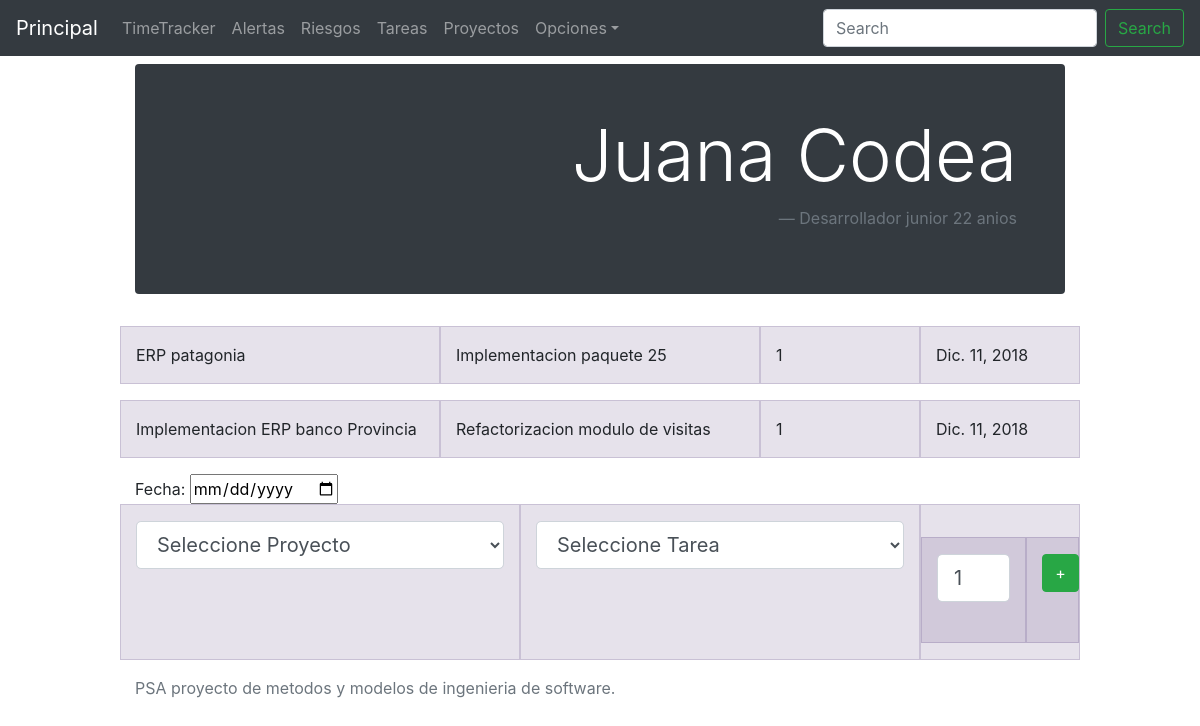
Page /timeTracker/detail/2/ on the earlier database version.
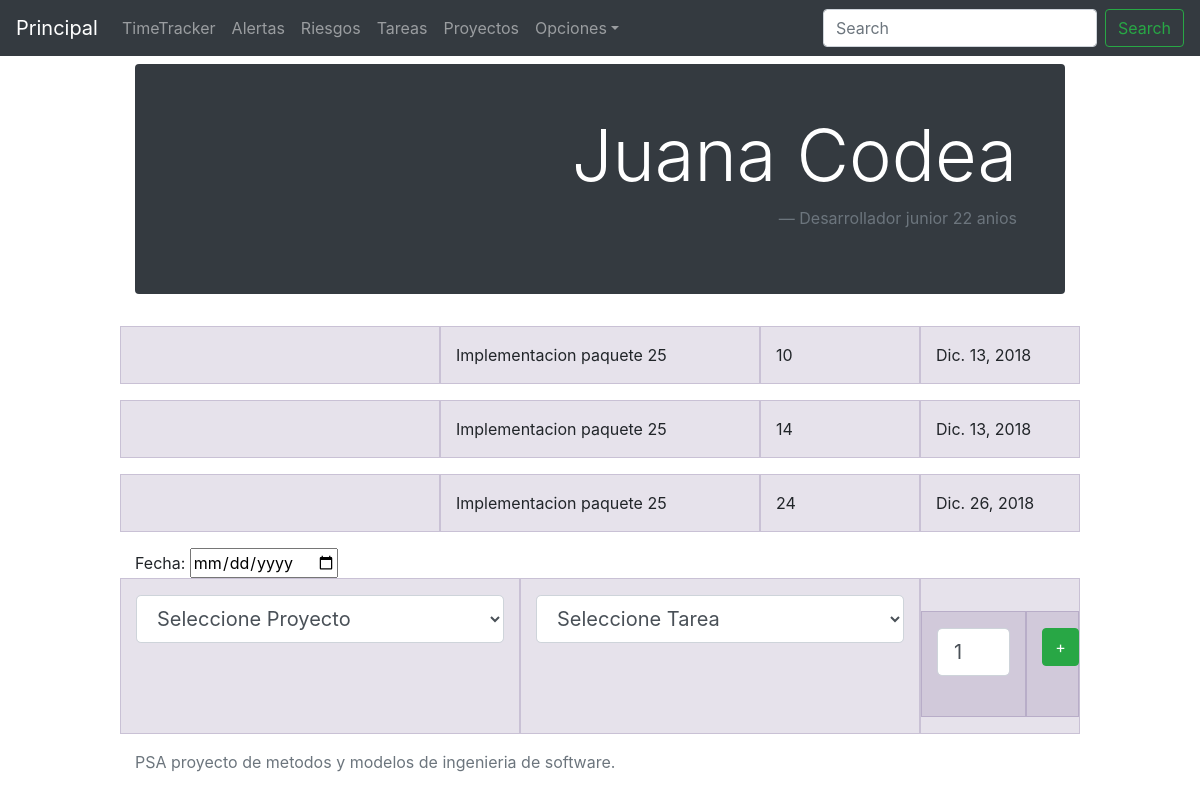
Same page on the later database version.
### timeTracker/models.py (models this page shows, shortened)
class Horas(models.Model):
	desarrollador = models.ForeignKey(Desarrollador, on_delete=models.CASCADE, blank= True, null=True)
	tarea = models.ForeignKey(Tarea, on_delete=models.SET_NULL, blank= True, null=True)
	cantidad = models.IntegerField(validators=[MinValueValidator(0)])
	fecha = models.DateTimeField(auto_now_add=False, blank=False)

class Tarea(models.Model):
	nombre = models.CharField(max_length=200)
	proyecto = models.ForeignKey(Proyecto, blank= True, null=True, on_delete=models.SET_NULL)
	responsable = models.ForeignKey(Desarrollador, blank= True, null=True, on_delete=models.SET_NULL)

class Proyecto(models.Model):
	nombre= models.CharField(max_length=200)

### timeTracker/views.py (the view)
# urls.py: url(r'^detail/(?P<desarrollador_id>[0-9]+)/$', views.detail, name='detail'),
def detail(request, desarrollador_id):
	return renderDetail(request, desarrollador_id, [])

### timeTracker/models.py (called while the page is built)
	def __str__(self):
		return self.nombre+' '+self.apellido

### timeTracker/views.py (called while the page is built)
def fillGlobalDictionary():
	global tareasPorProyecto
	tareasPorProyecto = {}
	for proyecto in Proyecto.objects.all():
		tareas = []
		for tarea in proyecto.tarea_set.all():
			tareas.append(tarea.nombre)
		tareasPorProyecto[proyecto.nombre] = tareas
	return tareasPorProyecto;

def renderDetail(request, desarrollador_id, errors):
	desarrollador = get_object_or_404(Desarrollador, pk=desarrollador_id)
	fillGlobalDictionary()
	global tareasPorProyecto
	proyectos = Proyecto.objects.all()
	context = {'desarrollador': desarrollador,'proyectos':proyectos, 'tareasPorProyecto':json.dumps(tareasPorProyecto), 'errors': errors}
	return render(request, 'timeTracker/detail.html', context)

### timeTracker/templates/timeTracker/detail.html (shortened to what this page needs)
{% extends "base.html" %}
{% block content %}
<div class="jumbotron p-3 p-md-5 text-white rounded bg-dark">
          <blockquote class="blockquote text-right">
              <h1 class="display-3">{{desarrollador}}</h1>
              <footer class="blockquote-footer">Desarrollador junior {{desarrollador.edad}} anios</footer>
          </blockquote>
</div>
{% for horas in desarrollador.horas_set.all %}
    <div class="row">
        <div class="col-sm-4">{{horas.tarea.proyecto.nombre}}</div>
        <div class="col-sm-4">{{horas.tarea.nombre}}</div>
        <div class="col-sm-2">{{horas.cantidad }}</div>
        <div class="col-sm-2">{{horas.fecha.date}}</div>
    </div>
{% endfor %}
  <form action="{% url 'timeTracker:add' desarrollador.id %}" method="post">
    Fecha: <input type="date" name="fecha"><br>
    <div class="row">
        <div class="col-sm-5">
          <select class="form-control form-control-lg" name="proyecto" onchange="ChangeList(this)">
              <option value="" selected disabled hidden>Seleccione Proyecto</option>
          </select><br>
        </div>
        <div class="col-sm-5">
          <select class="form-control form-control-lg"name="tarea" id="tareasSelect" >
              <option value="" selected disabled hidden>Seleccione Tarea</option>
          </select><br>
        </div>
        <div class="col-sm-2">
            <div class="row">
              <div class="col-sm-8">
                <input class="form-control form-control-lg" type="number" name="cantidad" value="1" min="1" max="1000"><br>
              </div>
              <div class="col-sm-4">
                <button type="submit" class="btn btn-success">+</button>
              </div>
            </div>
        </div>
    </div>
  </form>
{% endblock %}

Differences in the rows shown:
removed Horas: tarea.proyecto.nombre "ERP patagonia", tarea.nombre "Implementacion paquete 25", cantidad "1", fecha "Dic. 11, 2018"
removed Horas: tarea.proyecto.nombre "Implementacion ERP banco Provincia", tarea.nombre "Refactorizacion modulo de visitas", cantidad "1", fecha "Dic. 11, 2018"
added Horas: tarea.nombre "Implementacion paquete 25", cantidad "10", fecha "Dic. 13, 2018"
added Horas: tarea.nombre "Implementacion paquete 25", cantidad "14", fecha "Dic. 13, 2018"
added Horas: tarea.nombre "Implementacion paquete 25", cantidad "24", fecha "Dic. 26, 2018"
